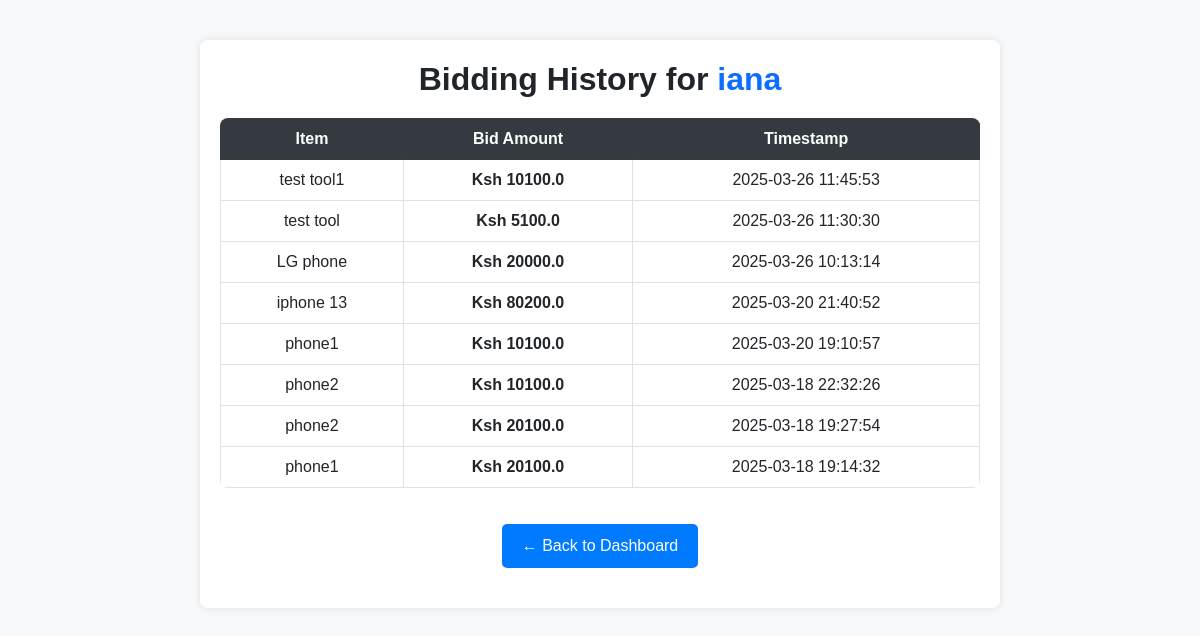
/admin/bids/user/2, run on the app's committed database.
### models.py (models this page shows)
class User(UserMixin, db.Model):
    id = db.Column(db.Integer, primary_key=True)
    username = db.Column(db.String(50), unique=True, nullable=False)
    password = db.Column(db.String(100), nullable=False)
    is_admin = db.Column(db.Boolean, default=False)

class Bid(db.Model):
    id = db.Column(db.Integer, primary_key=True)
    user_id = db.Column(db.Integer, db.ForeignKey('user.id'), nullable=False)
    auction_id = db.Column(db.Integer, db.ForeignKey('auction_item.id'), nullable=False)
    bid_amount = db.Column(db.Float, nullable=False)
    timestamp = db.Column(db.DateTime, default=datetime.now)
    user = db.relationship('User', backref='bids')

class AuctionItem(db.Model):
    id = db.Column(db.Integer, primary_key=True)
    title = db.Column(db.String(100), nullable=False)
    description = db.Column(db.Text, nullable=False)
    starting_price = db.Column(db.Float, nullable=False)
    image = db.Column(db.String(100), nullable=True)
    end_time = db.Column(db.DateTime(timezone=True), nullable=False, default=lambda: datetime.now(timezone.utc))
    bids = db.relationship('Bid', backref='auction_item', lazy=True)
    category = db.Column(db.String(50), nullable=False)  # New field for category
    additional_images = db.relationship('AdditionalImage', back_populates='auction_item', cascade="all, delete-orphan")
    serial_number = db.Column(db.String(50), nullable=True)
    model = db.Column(db.String(50), nullable=True)
    year_of_manufacture = db.Column(db.String(4), nullable=True)
    color = db.Column(db.String(30), nullable=True)
    primary_damage = db.Column(db.String(50), nullable=True)
    secondary_damage = db.Column(db.String(50), nullable=True)
    VIN = db.Column(db.String(17), nullable=True)
    odometer = db.Column(db.Integer, nullable=True)
    working = db.Column(db.String(10), nullable=True)  # Yes/No/Not Applicable
    sale_status = db.Column(db.String(20), default='Open')  # Open, Closed, or Sold

### app.py (the view)
@app.route('/admin/bids/user/<int:user_id>')
def view_user_bidding_history(user_id):
    if (not user_id):
        return "User ID is required", 400  # Handle cases where no user is selected
    """View a specific user's bidding history."""
    user = User.query.get(user_id)  # Fetch user details
    if (not user):
        flash("User not found", "danger")
        return redirect(url_for('admin_dashboard'))
    user_bids = Bid.query.filter_by(user_id=user_id).order_by(Bid.timestamp.desc()).all()
    return render_template('view_user_bidding_history.html', bids=user_bids, user=user, user_id=user_id)

### app.py (called while the page is built)
@app.context_processor
def inject_user_model():
    from models import User  # Import your User model here
    return dict(User=User)

### templates/view_user_bidding_history.html (shortened to what this page needs)
<!DOCTYPE html>
<html lang="en">
<head>
    <link href="https://cdn.jsdelivr.net/npm/bootstrap@5.3.0/dist/css/bootstrap.min.css" rel="stylesheet">
</head>
<body>
<div class="container">
    <h2>Bidding History for <span class="text-primary">{{ user.username }}</span></h2>
    <div class="table-responsive">
        <table class="table table-bordered table-hover">
            <thead class="table-dark">
                <tr>
                    <th>Item</th>
                    <th>Bid Amount</th>
                    <th>Timestamp</th>
                </tr>
            </thead>
            <tbody>
                {% for bid in bids %}
                <tr>
                    <td>{{ bid.auction_item.title }}</td>
                    <td class="bid-amount">Ksh {{ bid.bid_amount|round(2) }}</td>
                    <td>{{ bid.timestamp.strftime('%Y-%m-%d %H:%M:%S') }}</td>
                </tr>
                {% endfor %}
            </tbody>
        </table>
    </div>
    <a href="{{ url_for('admin_bid_management') }}" class="btn-back">← Back to Dashboard</a>
</div>
</body>
</html>

### templates/view_user_bidding_history.html (style rules this page uses)
body { background-color: #f8f9fa; font-family: Arial, sans-serif; }
.container { max-width: 800px; margin: 40px auto; background: #ffffff; padding: 20px; border-radius: 8px; box-shadow: 0px 0px 10px rgba(0, 0, 0, 0.1); }
h2 { text-align: center; margin-bottom: 20px; font-weight: bold; }
.table { background: #fff; border-radius: 8px; overflow: hidden; }
.table th { background-color: #343a40; color: #fff; text-align: center; }
.table td { text-align: center; vertical-align: middle; }
.bid-amount { font-weight: bold; color: #28a745; }
.btn-back { display: block; width: fit-content; margin: 20px auto; text-decoration: none; color: #fff; background-color: #007bff; padding: 10px 20px; border-radius: 5px; text-align: center; }

### data on the page
User: username "iana"
Bid: auction_item "test tool1", bid_amount "10100.0", timestamp "2025-03-26 11:45:53"
Bid: auction_item "test tool", bid_amount "5100.0", timestamp "2025-03-26 11:30:30"
Bid: auction_item "LG phone", bid_amount "20000.0", timestamp "2025-03-26 10:13:14"
Bid: auction_item "iphone 13", bid_amount "80200.0", timestamp "2025-03-20 21:40:52"
Bid: auction_item "phone1", bid_amount "10100.0", timestamp "2025-03-20 19:10:57"
Bid: auction_item "phone2", bid_amount "10100.0", timestamp "2025-03-18 22:32:26"
Bid: auction_item "phone2", bid_amount "20100.0", timestamp "2025-03-18 19:27:54"
Bid: auction_item "phone1", bid_amount "20100.0", timestamp "2025-03-18 19:14:32"
